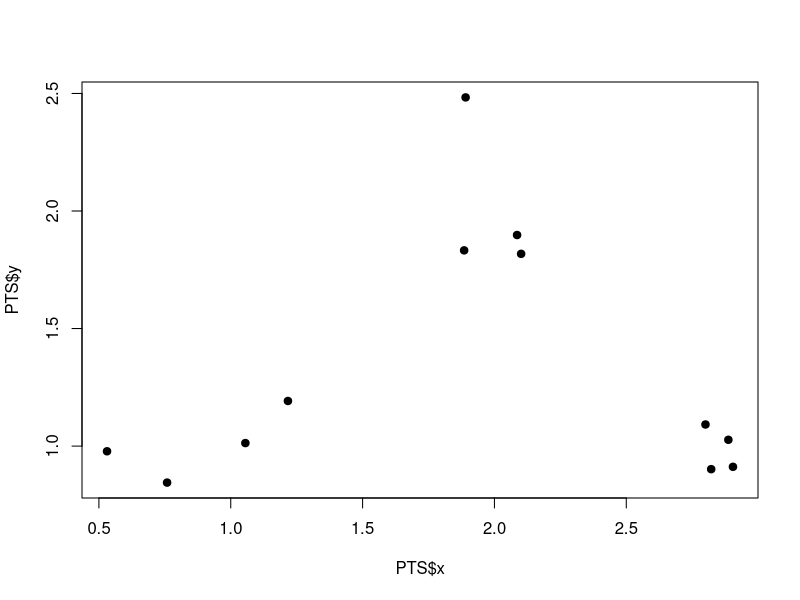
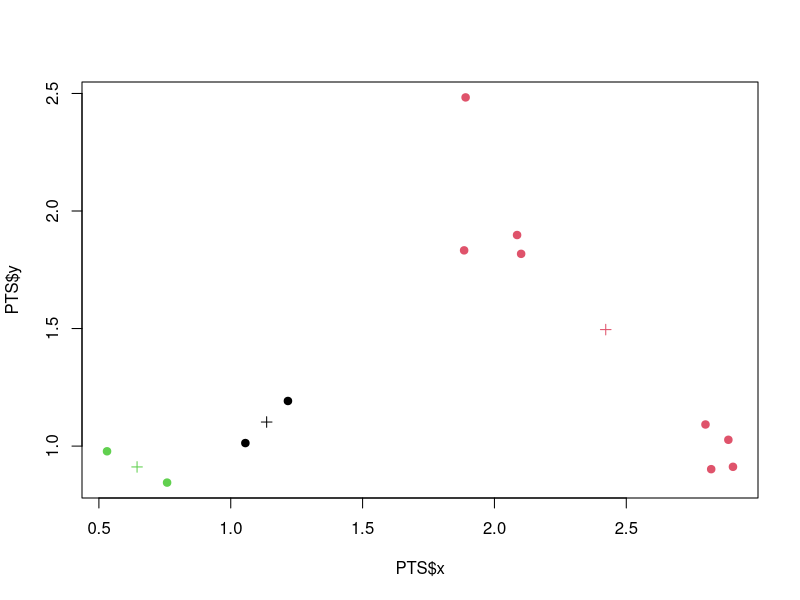

Reproduce these figures in R, in order.
## ---- chunk 1
knitr::opts_chunk$set(echo = TRUE)
## ---- chunk 2
set.seed(1234)

# First we shall make some random data that has a pattern.
PTS = data.frame(
    x = rnorm( 12, mean=rep(1:3, each=4), sd=0.2 ),
    y = rnorm( 12, mean=rep(c(1,2,1), each=4), sd=0.2 )
)

plot(PTS$x, PTS$y, pch=19)

# Next we create a k-means object.
KM = kmeans(PTS, centers=3)
str(KM)

# Finally we shall plot the data overlayed with k-means cluster data
plot( PTS$x, PTS$y, col=KM$cluster, pch=19 )
points( KM$centers, col=1:3, pch=3 )
